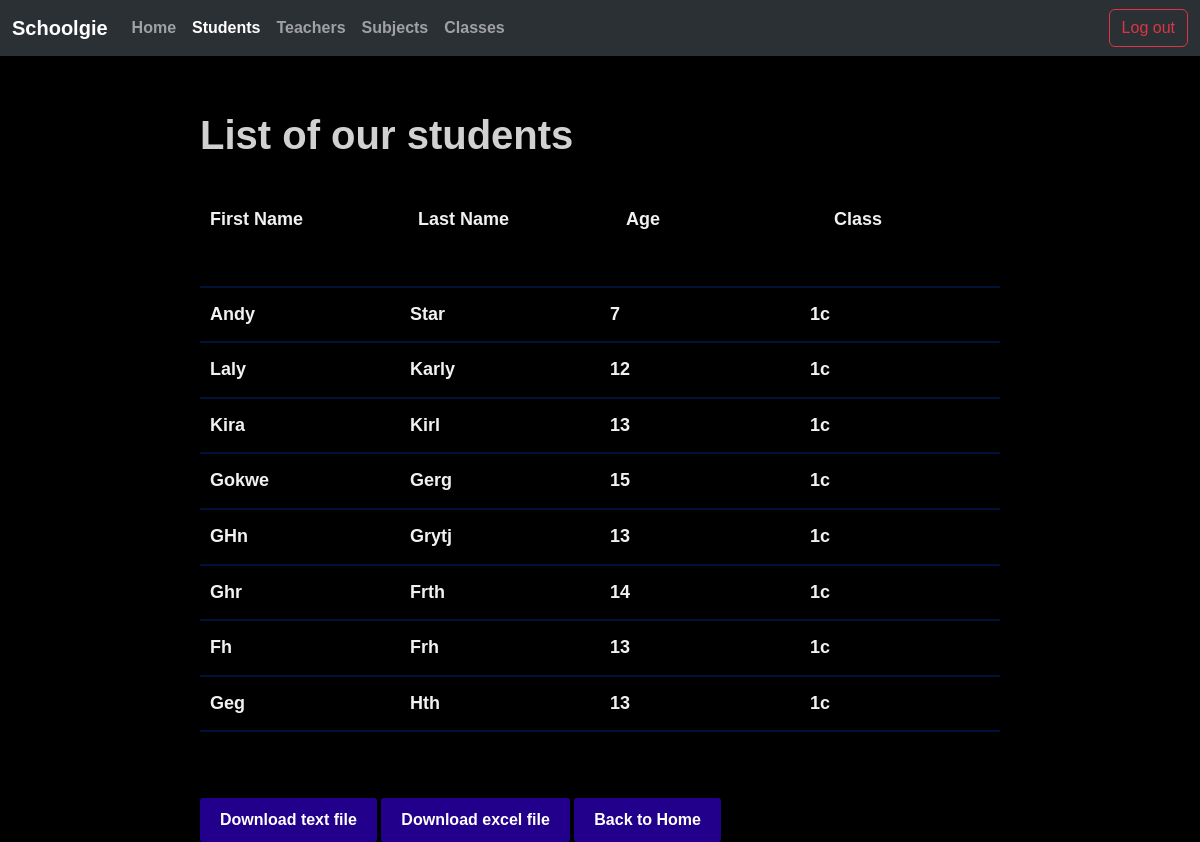
The app's page /students/ (signed in) with its own data.
### albums/models.py (models this page shows, shortened)
class Student(models.Model):
    first_name = models.CharField(max_length=30)
    last_name = models.CharField(max_length=30)
    age = models.IntegerField(null=True)
    grade = models.ForeignKey(Class, on_delete=models.SET_NULL, related_name='students', null=True)
    class Meta:
        constraints = [
            models.CheckConstraint(check=models.Q(age__gte=0) & models.Q(age__lte=18), name='age_between_zero_and_eighteen'),
            models.CheckConstraint(check=models.Q(first_name__regex='^[A-Z]'), name='first_name_student_starts_uppercase'),
            models.CheckConstraint(check=models.Q(last_name__regex='^[A-Z]'), name='last_name_student_starts_uppercase'),
            models.CheckConstraint(check=models.Q(first_name__regex='^[\D]*$'), name='first_name_student_has_no_digits'),
            models.CheckConstraint(check=models.Q(last_name__regex='^[\D]*$'), name='last_name_student_has_no_digits'),
            models.UniqueConstraint(fields=['first_name', 'last_name'], name='unique_first_name_student'),
        ]

class Class(models.Model):
    grade = models.CharField(max_length=10)
    year = models.IntegerField(null=True)
    class Meta:
        constraints = [
            models.CheckConstraint(check=models.Q(year__regex='^\d+$'), name='year_has_only_digits'),
            models.UniqueConstraint(fields=['grade'], name='unique_grade'),
        ]
    def __str__(self):
        return f"{self.grade}"

### albums/views.py (the view, shortened to what this page needs)
# urls.py: path('students/', StudentView.as_view(), name='show_students'), #new class
class StudentView(LoginRequiredMixin, View):
    def get_context_data(self, **kwargs):
        context = kwargs
        context["css_file"] = 'albums/styles.css'
        return context
    def get(self, request, student_id=None):
        if request.path == reverse('add_student'):
            context = self.get_context_data(grades=grades)
            context["students"] = Student.objects.select_related('grade').all()
            return render(request, 'add_student.html', context)
        if request.path == reverse('edit_list_student'):
            students = Student.objects.select_related('grade').all()
            context = self.get_context_data(students=students)
            return render(request, 'edit_list_student.html', context)
        if request.path == reverse('delete_list_student'):
            students = Student.objects.select_related('grade').all()
            context = self.get_context_data(students=students)
            return render(request, 'delete_list_student.html', context)
        if student_id:
            if request.path == reverse('edit_student', kwargs={'student_id': student_id}):
                return self.update(request, student_id)
            elif request.path == reverse('delete_student', kwargs={'student_id': student_id}):
                return self.delete(request, student_id)
        students = Student.objects.select_related('grade').all()
        context = self.get_context_data(students=students)
        return render(request, 'index.html', context)

### albums/templates/index.html (shortened to what this page needs)
<!DOCTYPE html>
<html lang="en">
<head>
    {% load static %}
    <link href="https://cdn.jsdelivr.net/npm/bootstrap@5.3.4/dist/css/bootstrap.min.css" rel="stylesheet">
    <link rel="stylesheet" type="text/css" href="{% static css_file %}">
    <link rel= "stylesheet" href= "https://maxst.icons8.com/vue-static/landings/line-awesome/line-awesome/1.3.0/css/line-awesome.min.css" >
</head>
<body>
    <nav class="navbar navbar-expand-lg bg-body-tertiary" data-bs-theme="dark">
        <div class="container-fluid">
          <a class="navbar-brand" href="{% url 'home' %}">Schoolgie</a>
          <div class="collapse navbar-collapse" id="navbarNav">
            <ul class="navbar-nav me-auto mb-2 mb-lg-0">
              <li class="nav-item">
                <a class="nav-link" href="{% url 'home' %}">Home</a>
              </li>
              <li class="nav-item">
                <a class="nav-link active" aria-current="page" href="{% url 'students_main' %}">Students</a>
              </li>
              <li class="nav-item">
                <a class="nav-link" href="{% url 'teachers_main' %}">Teachers</a>
              </li>
              <li class="nav-item">
                <a class="nav-link" href="{% url 'subjects_main' %}">Subjects</a>
              </li>
              <li class="nav-item">
                <a class="nav-link" href="{% url 'classes_main' %}">Classes</a>
              </li>
            </ul>
            <div class="d-flex">
              {% if user.is_authenticated %}
                  <a href="{% url 'logout' %}" class="btn btn-outline-danger ms-2">Log out</a>
              {% else %}
                  <a href="{% url 'login' %}" class="btn btn-outline-primary ms-2">Log in</a>
                  <a href="{% url 'register' %}" class="btn btn-outline-success ms-2">Register</a>
              {% endif %}
            </div>
          </div>
        </div>
    </nav>
    <div class="center_div">
    <h1>List of our students</h1>
    <div class="horizontal">
        <h3>First Name</h3>
        <h3>Last Name</h3>
        <h3>Age</h3>
        <h3>Class</h3>
    </div>
    <hr>
    {% for student in students %}
    <div class="info">
    <h3>{{student.first_name}}</h3>
    <h3>{{student.last_name}}</h3>
    <h3>{{student.age}}</h3>
    <h3>{{student.grade}}</h3>
    </div>
    <hr>
    {% endfor %}
    <a href="{% url 'get_txt_students' %}" class="button_students">Download text file  </a>
    <a href="{% url 'get_excel_students' %}" class="button_students">Download excel file  </a>
    <a href="{% url 'home' %}" class="button_students">Back to Home</a>
    </div>
</body>
</html>

### albums/static/albums/styles.css (style rules this page uses)
body { background-color: #000000; font-family: 'Hanken Grotesk', sans-serif; font-weight: 700; }
h1 { font-family: 'Hanken Grotesk', sans-serif; font-weight: 900; color: #d1d1d1; margin-top: 55px; }
h3 { font-family: 'Hanken Grotesk', sans-serif; font-weight: 700; color: #f1f1f1; font-size: 18px; }
.center_div { margin: 0 auto; max-width: 800px; }
.horizontal { display: flex; justify-content: space-between; font-weight: bold; margin-bottom: 50px; padding-bottom: 5px; margin-top: 50px; }
.horizontal h3 { margin: 0; padding: 0 10px; width: 22%; text-align: left; }
.info { display: flex; justify-content: space-between; margin-bottom: 10px; }
.info h3 { margin: 0; padding: 0 10px; width: 25%; text-align: left; }
.button_students { display: inline-block; padding: 10px 20px; background-color: #23008b; color: white; text-align: center; text-decoration: none; border-radius: 3px; font-size: 16px; transition: background-color 0.3s ease; margin-top: 50px; }
a { color: #b8b7c0; }
hr { border: 0; height: 2px; background: #0047e0; width: 100%; }

### records on screen
Student: first_name "Andy", last_name "Star", age "7", grade "1c"
Student: first_name "Laly", last_name "Karly", age "12", grade "1c"
Student: first_name "Kira", last_name "Kirl", age "13", grade "1c"
Student: first_name "Gokwe", last_name "Gerg", age "15", grade "1c"
Student: first_name "GHn", last_name "Grytj", age "13", grade "1c"
Student: first_name "Ghr", last_name "Frth", age "14", grade "1c"
Student: first_name "Fh", last_name "Frh", age "13", grade "1c"
Student: first_name "Geg", last_name "Hth", age "13", grade "1c"
